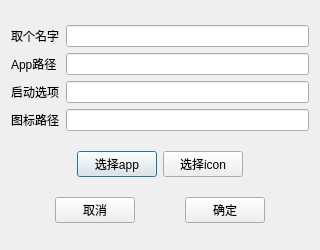
<?xml version="1.0" encoding="UTF-8"?>
<ui version="4.0">
 <class>addAppDialog</class>
 <widget class="QDialog" name="addAppDialog">
  <property name="geometry">
   <rect>
    <x>0</x>
    <y>0</y>
    <width>320</width>
    <height>250</height>
   </rect>
  </property>
  <property name="minimumSize">
   <size>
    <width>320</width>
    <height>250</height>
   </size>
  </property>
  <property name="maximumSize">
   <size>
    <width>320</width>
    <height>250</height>
   </size>
  </property>
  <property name="windowTitle">
   <string>Dialog</string>
  </property>
  <layout class="QVBoxLayout" name="verticalLayout" stretch="5,1,1">
   <item>
    <layout class="QGridLayout" name="gridLayout">
     <item row="2" column="1">
      <widget class="QLineEdit" name="ed_appOption"/>
     </item>
     <item row="1" column="0">
      <widget class="QLabel" name="label_2">
       <property name="text">
        <string>App路径</string>
       </property>
      </widget>
     </item>
     <item row="0" column="1">
      <widget class="QLineEdit" name="ed_appName"/>
     </item>
     <item row="2" column="0">
      <widget class="QLabel" name="label_3">
       <property name="text">
        <string>启动选项</string>
       </property>
      </widget>
     </item>
     <item row="0" column="0">
      <widget class="QLabel" name="label">
       <property name="text">
        <string>取个名字</string>
       </property>
      </widget>
     </item>
     <item row="1" column="1">
      <widget class="QLineEdit" name="ed_appPath"/>
     </item>
     <item row="3" column="0">
      <widget class="QLabel" name="label_4">
       <property name="text">
        <string>图标路径</string>
       </property>
      </widget>
     </item>
     <item row="3" column="1">
      <widget class="QLineEdit" name="ed_iconPath"/>
     </item>
    </layout>
   </item>
   <item>
    <layout class="QHBoxLayout" name="horizontalLayout_2" stretch="1,2,0,1">
     <item>
      <spacer name="horizontalSpacer_4">
       <property name="orientation">
        <enum>Qt::Horizontal</enum>
       </property>
       <property name="sizeHint" stdset="0">
        <size>
         <width>40</width>
         <height>20</height>
        </size>
       </property>
      </spacer>
     </item>
     <item>
      <widget class="QPushButton" name="btn_selectApp">
       <property name="maximumSize">
        <size>
         <width>80</width>
         <height>16777215</height>
        </size>
       </property>
       <property name="text">
        <string>选择app</string>
       </property>
      </widget>
     </item>
     <item>
      <widget class="QPushButton" name="btn_selectIcon">
       <property name="maximumSize">
        <size>
         <width>80</width>
         <height>16777215</height>
        </size>
       </property>
       <property name="text">
        <string>选择icon</string>
       </property>
      </widget>
     </item>
     <item>
      <spacer name="horizontalSpacer_5">
       <property name="orientation">
        <enum>Qt::Horizontal</enum>
       </property>
       <property name="sizeHint" stdset="0">
        <size>
         <width>40</width>
         <height>20</height>
        </size>
       </property>
      </spacer>
     </item>
    </layout>
   </item>
   <item>
    <layout class="QHBoxLayout" name="horizontalLayout">
     <item>
      <spacer name="horizontalSpacer_2">
       <property name="orientation">
        <enum>Qt::Horizontal</enum>
       </property>
       <property name="sizeHint" stdset="0">
        <size>
         <width>40</width>
         <height>20</height>
        </size>
       </property>
      </spacer>
     </item>
     <item>
      <widget class="QPushButton" name="brn_cancel">
       <property name="text">
        <string>取消</string>
       </property>
      </widget>
     </item>
     <item>
      <spacer name="horizontalSpacer">
       <property name="orientation">
        <enum>Qt::Horizontal</enum>
       </property>
       <property name="sizeHint" stdset="0">
        <size>
         <width>40</width>
         <height>20</height>
        </size>
       </property>
      </spacer>
     </item>
     <item>
      <widget class="QPushButton" name="btn_enter">
       <property name="text">
        <string>确定</string>
       </property>
      </widget>
     </item>
     <item>
      <spacer name="horizontalSpacer_3">
       <property name="orientation">
        <enum>Qt::Horizontal</enum>
       </property>
       <property name="sizeHint" stdset="0">
        <size>
         <width>40</width>
         <height>20</height>
        </size>
       </property>
      </spacer>
     </item>
    </layout>
   </item>
  </layout>
 </widget>
 <resources/>
 <connections/>
</ui>
